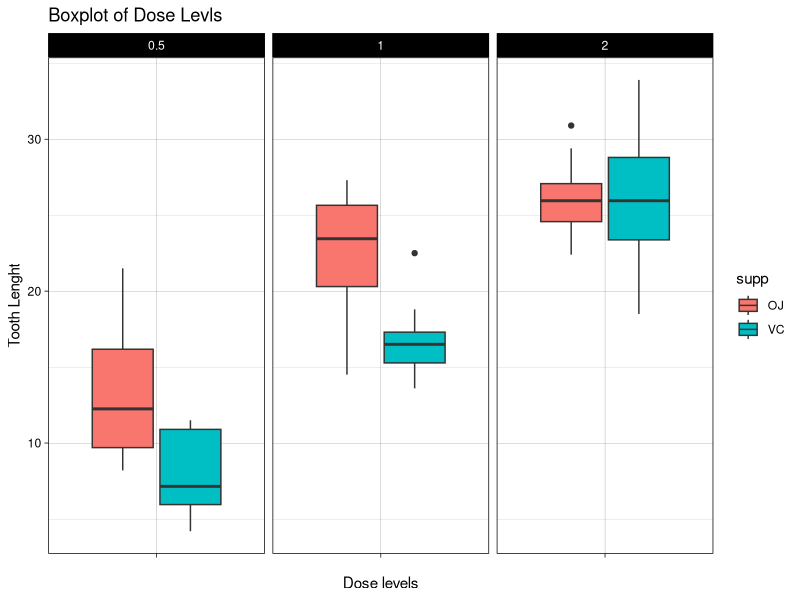

Source code (R): (Note: this script raises an error after producing the figure.)
## ---- chunk 1
data("ToothGrowth")
str(ToothGrowth)
## ---- chunk 2
ToothGrowth$dose <- factor(ToothGrowth$dose)
summary(ToothGrowth)
## ---- chunk 3
library(ggplot2)

ggplot(ToothGrowth) +
 aes(x = "", y = len, fill = supp) +
 geom_boxplot() + 
 scale_fill_hue() +
 labs(x = "Dose levels", y = "Tooth Lenght", title = "Boxplot of Dose Levls") +
 theme_linedraw() +
 facet_wrap(vars(dose))
## ---- chunk 4
table(ToothGrowth$supp, ToothGrowth$dose)
## ---- chunk 5
with(ToothGrowth, t.test(len~supp, alternative = "two.sided", paired = F))
## ---- chunk 6
tooth_sub <- function(sub){
        return(subset(ToothGrowth, dose %in% sub))
        }


Dose_05_10 <- tooth_sub(c(0.5, 1))
Dose_05_20 <- tooth_sub(c(0.5, 2))
Dose_10_20 <- tooth_sub(c(1, 2))

Dose_05 <- tooth_sub(c(0.5))
Dose_10 <- tooth_sub(c(1))
Dose_20 <- tooth_sub(c( 2))
## ---- chunk 7
with(Dose_05_10, t.test(len~dose, alternative = "two.sided", paired = F))
## ---- chunk 8
with(Dose_05_20, t.test(len~dose, alternative = "two.sided", paired = F))
## ---- chunk 9
with(Dose_10_20, t.test(len~dose, alternative = "two.sided", paired = F))
## ---- chunk 10
with(Dose_05, t.test(len~supp, alternative = "two.sided", paired = F))
## ---- chunk 11
with(Dose_10, t.test(len~supp, alternative = "two.sided", paired = F))
## ---- chunk 12
with(Dose_20, t.test(len~supp, alternative = "two.sided", paired = F))
